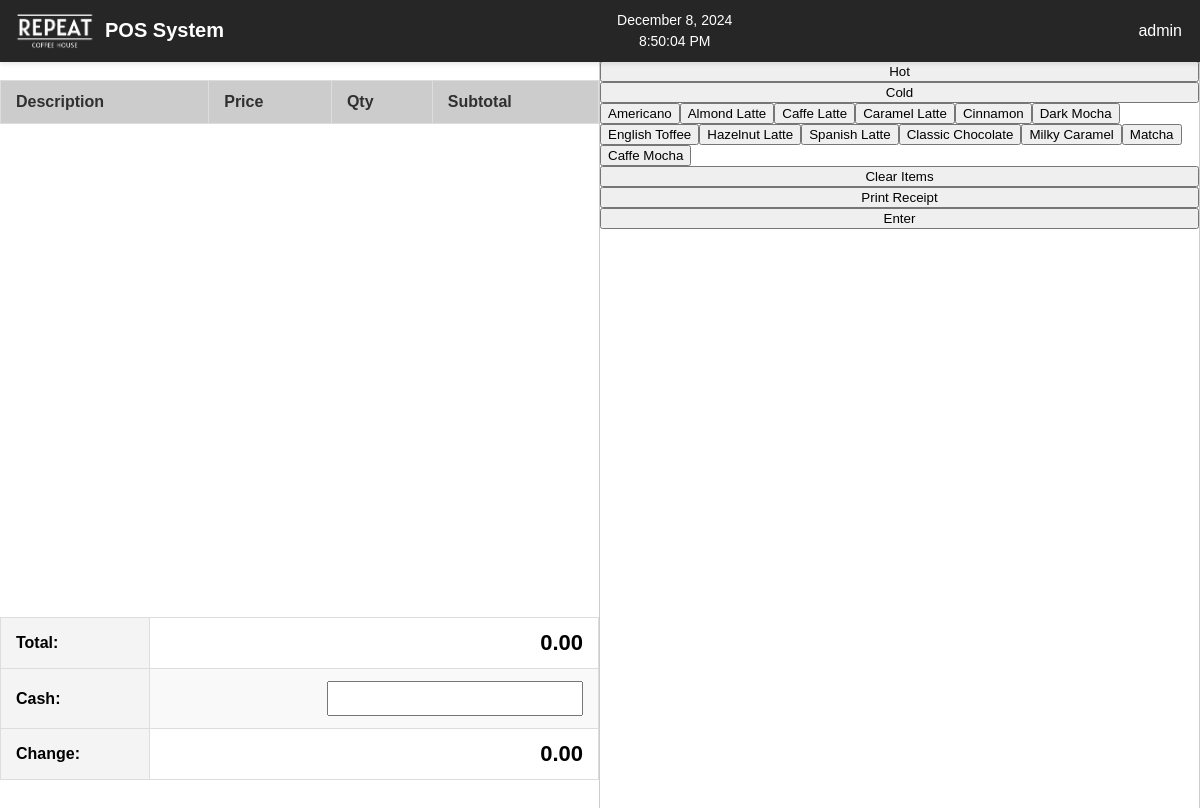
Screenshot of /mainpos.php (signed in) with the database file from the repository.
### tables this page shows
CREATE TABLE `productstbl` (
  `product_id` int(11) NOT NULL,
  `product_name` varchar(255) NOT NULL,
  `price_hot` decimal(10,2) NOT NULL,
  `price_cold` decimal(10,2) NOT NULL,
  `quantity` int(11) NOT NULL
);

### mainpos.php (the view, shortened to what this page needs)
<?php
include 'header.php';
include 'navbar.php';
?>
<div class="main-container">
    <div class="selectedprod-container">
        <table class="prod-table">
            <thead>
                <tr>
                    <th>Description</th>
                    <th>Price</th>
                    <th>Qty</th>
                    <th>Subtotal</th>
                </tr>
            </thead>
        </table>
        <div class="left-group">
            <table class="lg-table">
                <tr>
                    <th>Total:</th>
                    <td><span id="total">0.00</span></td>
                </tr>
                <tr>
                    <th>Cash:</th>
                    <td><input type="number" id="cash-input"></td>
                </tr>
                <tr>
                    <th>Change:</th>
                    <td><span id="change">0.00</span></td>
                </tr>
            </table>
        </div>
    </div>
    <div class="menu-container">
        <button id="hot-btn">Hot</button>
        <button id="cold-btn">Cold</button>
        <div id="product-buttons">
            <?php
            $conn = new mysqli('sql.freedb.tech', 'freedb_etheria2024', 'EXH$fvdNh78zv*J', 'freedb_rch_db');
            $sql = "SELECT * FROM productstbl";
            $result = $conn->query($sql);
            if ($result->num_rows > 0) {
                while ($row = $result->fetch_assoc()) {
                    echo "<button
                            class='product-btn'
                            data-id='{$row['product_id']}'
                            data-name='{$row['product_name']}'
                            data-price-hot='{$row['price_hot']}'
                            data-price-cold='{$row['price_cold']}'
                            data-quantity='{$row['quantity']}'>
                            {$row['product_name']}
                          </button>";
                }
            } else {
                echo "No products found.";
            }
            ?>
        </div>
        <button id="clear-btn">Clear Items</button>
        <button id="print-btn">Print Receipt</button>
        <button id="enter-btn">Enter</button>
    </div>
</div>
<?php include 'footer.php'; ?>

### styles.css (style rules this page uses)
body { margin: 0; padding: 0; font-family: Arial, sans-serif; background-color: #fff; height: 100vh; overflow: hidden; }
.main-container { display: flex; justify-content: center; width: 100%; }
.selectedprod-container, .menu-container { flex: 1; margin-top: 60px; display: flex; flex-direction: column; height: 100vh; }
.left-group { margin-top: auto; margin-bottom: 60px; }
.prod-table { width: 100%; height: auto; border-collapse: collapse; overflow: auto; }
.prod-table th, .prod-table td { padding: 12px 15px; text-align: left; border-bottom: 1px solid #ddd; }
.prod-table th { background-color: rgba(0, 0, 0, 0.2); color: #303030; }
.lg-table { width: 100%; }
.lg-table th { padding: 12px 15px; text-align: left; border-bottom: 1px solid #ddd; }
.lg-table td { padding: 12px 15px; text-align: right; border-bottom: 1px solid #ddd; font-size: 22px; font-weight: 800; }
.lg-table input { font-size: 18px; padding: 5px 10px; text-align: right; }
.menu-container { border: 1px solid rgba(0, 0, 0, 0.2); }
table { width: 100%; border-collapse: collapse; margin: 20px 0; }
table, th, td { border: 1px solid #ddd; }
th, td { padding: 10px; text-align: left; }
th { background-color: #f4f4f4; }
tbody tr:nth-child(even) { background-color: #f9f9f9; }

### rows the page displays
productstbl: product_name "Americano"
productstbl: product_name "Almond Latte"
productstbl: product_name "Caffe Latte"
productstbl: product_name "Caramel Latte"
productstbl: product_name "Cinnamon"
productstbl: product_name "Dark Mocha"
productstbl: product_name "English Toffee"
productstbl: product_name "Hazelnut Latte"
productstbl: product_name "Spanish Latte"
productstbl: product_name "Classic Chocolate"
productstbl: product_name "Milky Caramel"
productstbl: product_name "Matcha"
productstbl: product_name "Caffe Mocha"

### other values shown
$_SESSION['username'] "admin"
